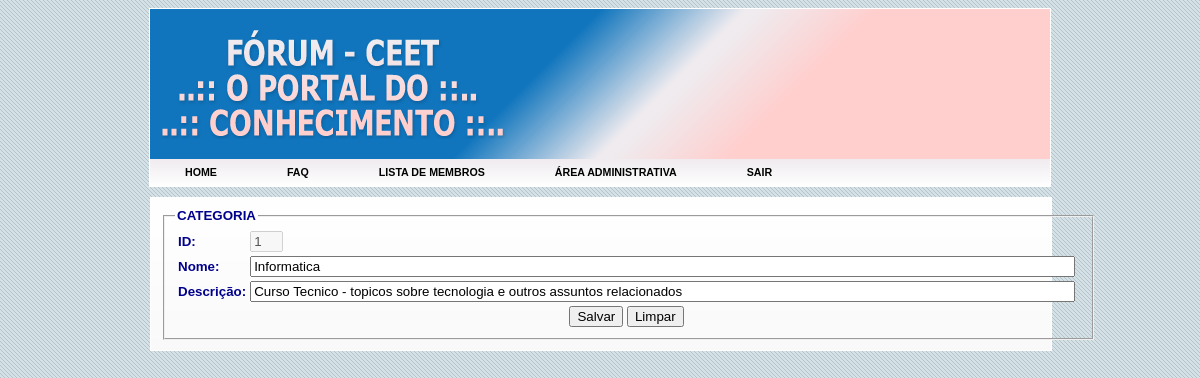
Page /forum/alterarCategoria.php?idcategoria=1&opcao=2 (signed in) on the committed database.
### tables this page shows
CREATE TABLE `categoria` (
  `idcategoria` int(11) NOT NULL,
  `nome_categoria` varchar(45) DEFAULT NULL,
  `descricao` varchar(100) DEFAULT NULL
);

### models/BancoDados.php (called while the page is built, shortened)
<?php
class BancoDados {
    private $conexao;
    public function conectar(){
        $this->conexao = mysqli_connect(URL, USER, PASSWORD, NOME_BANCO, PORTA);
        mysqli_select_db($this->conexao, NOME_BANCO);
    }
    public function pesquisar($sql = "") {
        if ($sql == "") {
            $this->resultado = 0;
            $this->qtd = 0;
            return false;
        } else {
            $this->resultado = mysqli_query($this->conexao, $sql);
            if ($this->resultado) {
                return true;
            } else {
                $this->registrarLog("SQL: ".$sql." <br/> ERRO: ".mysqli_error($this->conexao));
                return false;
            }
        }
    }
}
?>

### models/Categoria.php (called while the page is built, shortened)
<?php
require_once("BancoDados.php");
class Categoria {
    private $idcategoria;
    private $nome_categoria;
    private $descricao;
    public function __construct($idcategoria = 0, $nome_categoria = null, $descricao = null) {
        $this->idcategoria = $idcategoria ;
        $this->nome_categoria = $nome_categoria;
        $this->descricao = $descricao;
    }
    public function getIdCategoria() {
        return $this->idcategoria;
    }
    public function setIdCategoria($idcategoria) {
        $this->idcategoria = $idcategoria;
    }
    public function getNomeCategoria() {
        return $this->nome_categoria;
    }
    public function setNomeCategoria($nome_categoria) {
        $this->nome_categoria = $nome_categoria;
    }
    public function getDescricao() {
        return $this->descricao;
    }
    public function setDescricao($descricao) {
        $this->descricao = $descricao;
    }
    public function listar() {
        $oBanco = new BancoDados();
        $sQuery = "
        SELECT *
        FROM
            categoria
        WHERE
            idcategoria=".$this->getIdCategoria();
        if($oBanco->pesquisar($sQuery) && $oBanco->getQtd() > 0){
            return true;
        } else {
            ;
            return false;
        }
    }
}
?>

### forum/alterarCategoria.php (the view, shortened to what this page needs)
<?php
require_once("../models/Categoria.php");
$oCategoria = new Categoria();
$erro = null;
$opcao = @$_GET['opcao'];
switch ($opcao) {
    case 2:
        if (!$idcategoria = @$_GET['idcategoria']) {
            $erro = "<center><h1>ERRO AO EXIBIR CATEGORIA!<BR/>ID CATEGORIA N&Acedil;O INFORMADO!</h1></center>";
        } else {
            $oCategoria->setIdCategoria($idcategoria);
            if ($oCategoria->listar()) {
                $nomeCategoria = $oCategoria->getNomeCategoria();
                $descricao = $oCategoria->getDescricao();
            } else {
                $erro = "<center><h1>CATEGORIA N&Acedil;O ENCONTRADA</h1></center>";
            }
        }
        break;
}
?>
<!DOCTYPE html PUBLIC "-//W3C//DTD XHTML 1.0 Transitional//EN"
    "http://www.w3.org/TR/xhtml1/DTD/xhtml1-transitional.dtd">
<html xmlns="http://www.w3.org/1999/xhtml" xml:lang="pt" lang="pt" dir="ltr">
    <head>
        <link rel='stylesheet' href='../css/estilo_forum.css' type='text/css' media='screen'/>
        <link rel="stylesheet" href="../css/menu_style.css" type="text/css" />
    </head>
    <body>
        <div id='container'>
            <div id='cabecalho'>
                <div id='banner_superior'>
                    <div id='banner_superior_figura'>
                        <img src='../img/banner_texto_forum.png'/>
                    </div>
                </div>
                <div id='menu_superior'>
                    <ul>
                        <li><a href="./index.php" >HOME</a></li>
                        <li><a href="./faq.php" >FAQ</a></li>
                        <?php if(($_SESSION["nivelAcesso"] != "Aluno") && ($_SESSION["nivelAcesso"] != "Professor" && $_SESSION["nivelAcesso"] != "Usuario")){?>
                        <li><a href="./membros.php">LISTA DE MEMBROS</a></li>
                        <li>
                            <a href="#">&Aacute;REA ADMINISTRATIVA</a>
                        </li>
                        <?php }?>
                        <li><a href='../portal/index.php'>SAIR</a></li>
                    </ul>
                </div>
            </div>
            <div id='conteudo'>
                <?php if(!$erro){ ?>
                <fieldset>
                    <legend><b>CATEGORIA</b></legend>
                    <form name='formCategoria' method='post' action='salvarCategoria.php' onSubmit='return validarCategoria();'>
                        <table>
                            <tr>
                                <td><b>ID:</b></td>
                                <td><input type='text' size=1 name='campoID' id='campoID' value='<?php echo $idcategoria;?>' disabled /></td>
                                <td><input type='hidden' name='campoID' id='campoID' value='<?php echo $idcategoria;?>' /></td>
                            </tr>
                            <tr>
                                <td><b>Nome:</b></td>
                                <td><input type='text' size=100 name='campoNome' id='campoNome' class='campoNome' value='<?php echo $nomeCategoria;?>'/></td>
                            </tr>
                            <tr>
                                <td><b>Descri&ccedil;&atilde;o:</b></td>
                                <td><input type='text' size=100 name='campoDescricao' id='campoDescricao' class='campoDescricao' value='<?php echo $descricao;?>'/></td>
                            </tr>
                            <tr>
                                <td colspan=2 align='center'><input type='submit' value='Salvar' />&nbsp;<input type='reset' value='Limpar' /></td>
                            </tr>
                        </table>
                    </form>
                </fieldset>
                <?php }else{ echo $erro;} ?>
            </div>
        </div>
    </body>
</html>

### css/estilo_forum.css (style rules this page uses)
body { background-image: url(../img/fundo_body.gif); }
a { text-decoration: none; color: #00008C; font-weight: bold; border: 0px solid transparent; }
img { border: 0; }
#container { width: 902px; height: auto; position: absolute; left: 50%; margin-left: -451px; }
#cabecalho { width: auto; height: auto; position: relative; border: 1px solid white; }
#banner_superior { width: 900px; height: 150px; position: relative; background-image: url(../img/banner_cabecalho.png); }
#banner_superior_figura { width: 347px; height: 110px; left: 10px; position: absolute; top: 50%; margin-top: -55px; }
#menu_superior { width: 900px; height: 27px; position: relative; font-family: Tahoma, sans-serif; font-size: 8pt; font-weight: bold; background-image: url(../img/bg-bubplastic.png); }
#menu_superior ul { list-style: none; margin: 0px; padding: 0px; padding-top: 7px; }
#menu_superior ul li { display: inline; padding-top: 7px; padding-bottom: 7px; margin: 0px; margin-right: -3px; }
#menu_superior ul li a { padding: 7px; padding-left: 35px; padding-right: 35px; color: #000; }
#conteudo { width: 880px; *width: 900px; height: auto; left: 1px; margin-top: 10px; margin-bottom: 60px; position: relative; background-color: #EFEBEF; background-image: url(../img/conteudo_back_forum.png); background-repeat: repeat-x; border: 1px solid white; font-family: Tahoma, sans-serif; font-size: 10pt; font-weight: none; text-align: justify; color: #00008C; padding: 10px; }

### rows in the picture
categoria: campoID "1", campoNome "Informatica", campoDescricao "Curso Tecnico - topicos sobre tecnologia e outros assuntos relacionados"
